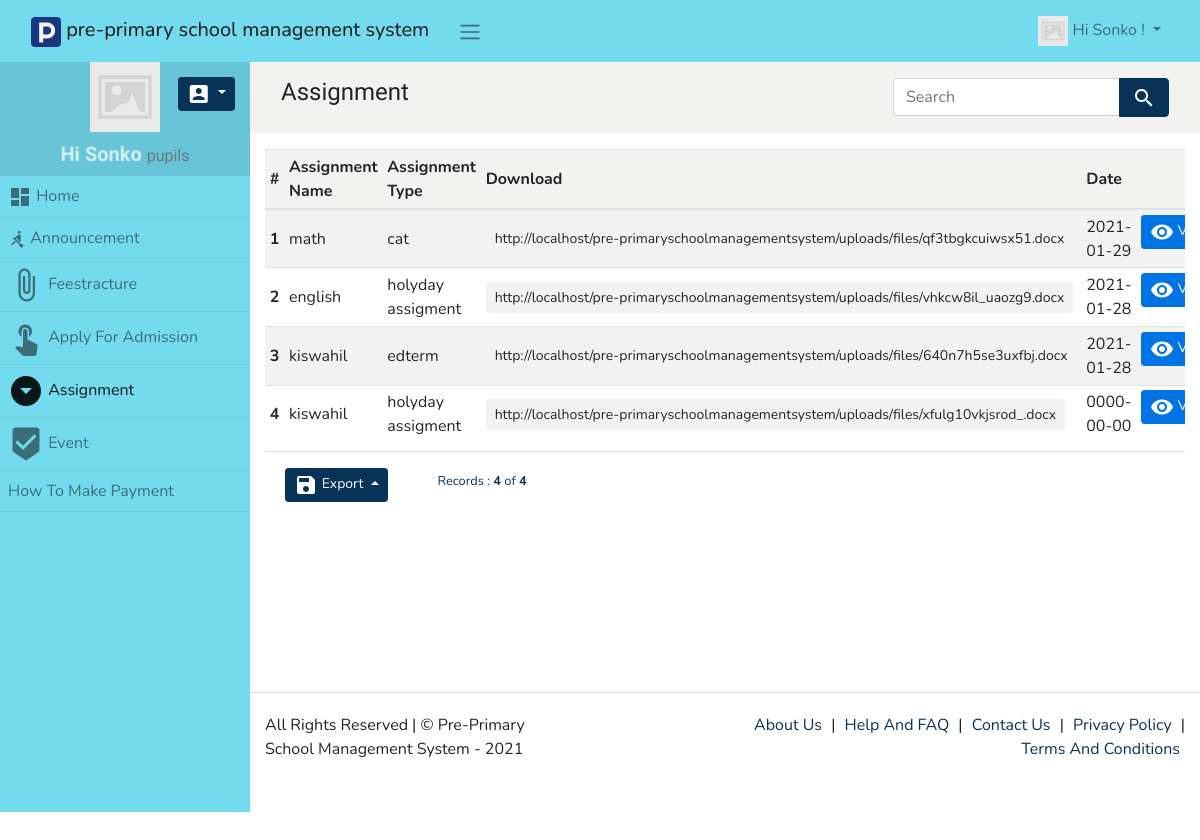
Screenshot of /assignment (signed in) with the database file from the repository.
### tables this page shows
CREATE TABLE `assignment` (
  `id` int(11) NOT NULL,
  `assignment_name` varchar(255) NOT NULL,
  `assignment_type` varchar(255) NOT NULL,
  `download` varchar(255) NOT NULL,
  `date` date NOT NULL
);

### app/views/partials/assignment/list.php (the view, shortened to what the rows shown need)
<?php
$can_edit = ACL::is_allowed("assignment/edit");
$can_view = ACL::is_allowed("assignment/view");
?>
<?php
$page_element_id = "list-page-" . random_str();
$current_page = $this->set_current_page_link();
$view_data = $this->view_data;
$records = $view_data->records;
?>
<section class="page" id="<?php echo $page_element_id; ?>" data-page-type="list"  data-display-type="table" data-page-url="<?php print_link($current_page); ?>">
        <div  class="">
            <div class="container-fluid">
                <div class="row ">
                    <div class="col-md-12 comp-grid">
                        <div  class=" animated fadeIn page-content">
                            <div id="assignment-list-records">
                                <div id="page-report-body" class="table-responsive">
                                    <table class="table  table-striped table-sm text-left">
                                        <thead class="table-header bg-light">
                                            <tr>
                                                <th class="td-sno">#</th>
                                                <th  class="td-assignment_name"> Assignment Name</th>
                                                <th  class="td-assignment_type"> Assignment Type</th>
                                                <th  class="td-download"> Download</th>
                                                <th  class="td-date"> Date</th>
                                                <th class="td-btn"></th>
                                            </tr>
                                        </thead>
                                        <?php
                                        if(!empty($records)){
                                        ?>
                                        <tbody class="page-data" id="page-data-<?php echo $page_element_id; ?>">
                                            <?php
                                            $counter = 0;
                                            foreach($records as $data){
                                            $rec_id = (!empty($data['id']) ? urlencode($data['id']) : null);
                                            $counter++;
                                            ?>
                                            <tr>
                                                    <th class="td-sno"><?php echo $counter; ?></th>
                                                    <td class="td-assignment_name">
                                                        <span <?php if($can_edit){ ?> data-value="<?php echo $data['assignment_name']; ?>"
                                                            class="is-editable" <?php } ?>>
                                                            <?php echo $data['assignment_name']; ?>
                                                        </span>
                                                    </td>
                                                    <td class="td-assignment_type">
                                                        <span <?php if($can_edit){ ?> data-source='<?php echo json_encode_quote(Menu :: $assignment_type); ?>'
                                                            class="is-editable" <?php } ?>>
                                                            <?php echo $data['assignment_type']; ?>
                                                        </span>
                                                    </td>
                                                    <td class="td-download"><a class="btn btn-sm btn-light" href="<?php echo $data['download']; ?>"><i class ="fa fa-file"></i><?php echo " ".$data['download']; ?></a></td>
                                                    <td class="td-date">
                                                        <span <?php if($can_edit){ ?> data-flatpickr="{ enableTime: false, minDate: '', maxDate: ''}"
                                                            class="is-editable" <?php } ?>>
                                                            <?php echo $data['date']; ?>
                                                        </span>
                                                    </td>
                                                    <th class="td-btn">
                                                        <?php if($can_view){ ?>
                                                        <a class="btn btn-sm btn-success has-tooltip" title="View Record" href="<?php print_link("assignment/view/$rec_id"); ?>">
                                                            <i class="material-icons">visibility</i> View
                                                        </a>
                                                        <?php } ?>
                                                    </th>
                                                </tr>
                                                <?php
                                                }
                                                ?>
                                            </tbody>
                                            <?php
                                            }
                                            ?>
                                        </table>
                                    </div>
                                                    </div>
                                                </div>
                                            </div>
                                        </div>
                                    </div>
                                </div>
                            </section>

### rows the page displays
assignment: assignment_name "math", assignment_type "cat", download "http://localhost/pre-primaryschoolmanagementsystem/uploads/files/qf3tbgkcuiwsx51.docx", date "2021-01-29"
assignment: assignment_name "english", assignment_type "holyday assigment", download "http://localhost/pre-primaryschoolmanagementsystem/uploads/files/vhkcw8il_uaozg9.docx", date "2021-01-28"
assignment: assignment_name "kiswahil", assignment_type "edterm", download "http://localhost/pre-primaryschoolmanagementsystem/uploads/files/640n7h5se3uxfbj.docx", date "2021-01-28"
assignment: assignment_name "kiswahil", assignment_type "holyday assigment", download "http://localhost/pre-primaryschoolmanagementsystem/uploads/files/xfulg10vkjsrod_.docx", date "0000-00-00"

### other values shown
SITE_NAME "pre-primary school management system"
USER_NAME "Sonko"
ACL::$user_role "pupils"
$menuobj['label'] "Home"
$menuobj['label'] "Announcement"
$menuobj['label'] "Feestracture"
$menuobj['label'] "Apply For Admission"
$menuobj['label'] "Assignment"
$menuobj['label'] "Event"
$menuobj['label'] "How To Make Payment"
$record_position "4"
$this->total_records "4"
SITE_NAME "Pre-Primary School Management System"
